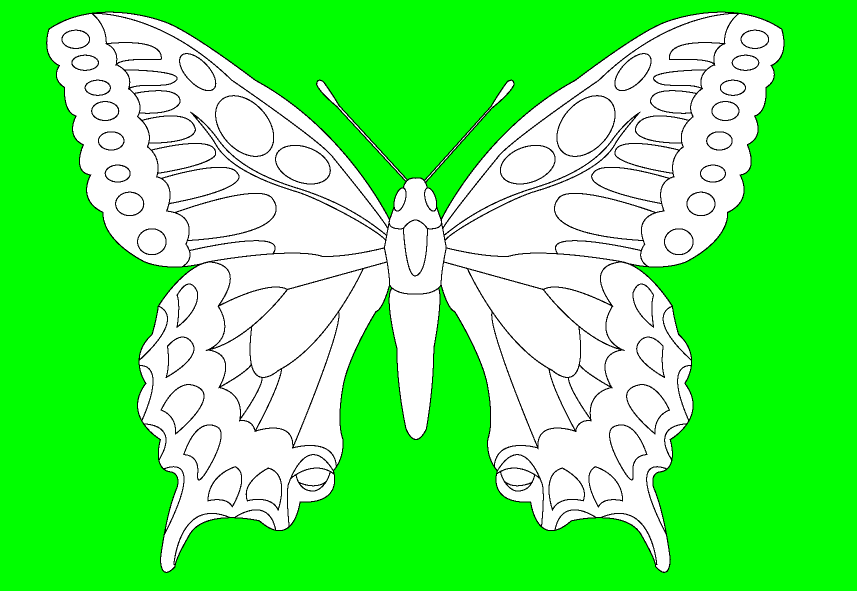
#> input picture butterfly-template.png, 1713 x 1181 px (shown at 1/2 size)
$ python delaunay.py
#> lines starting #> are read from the running program, lines starting #| are printed output that depends on the picture; after the words box and inside, x2 and y2 are one past the last pixel; in counts of white or black regions, pixels touching at a corner belong together
#! /usr/bin/env python3

"""This program will read the butterfly png and generate a list of triangles."""

import os
import json
import pickle
import matplotlib.pyplot as plt
import numpy as np
from scipy.spatial import Delaunay
from sklearn.cluster import KMeans
from PIL import Image

def filtered(simplices, points, bitmask):
	retval = []
	for idx1, idx2, idx3 in simplices:
		point1 = points[idx1]
		point2 = points[idx2]
		point3 = points[idx3]
		y, x = ((point1 + point2 + point3) / 3.0).astype(np.int32)
		if bitmask[y, x] != 2:
			retval.append([idx1, idx2, idx3])

	return np.array(retval)

def dump_colors(fname, simplices, colors, points, scaled):
	retval = []
	# Rotate the points 180 degrees.
	rot180 = np.array([
		[-1, 0],
		[0, -1]
	])
	scaled = np.matmul(scaled, rot180)

	for idx1, idx2, idx3 in simplices:
		point1 = points[idx1]
		point2 = points[idx2]
		point3 = points[idx3]
		y, x = ((point1 + point2 + point3) / 3.0).astype(np.int32)
		red, green, blue, alpha = colors[y, x]
		retval.append((
			[float(scaled[idx1, 0]), float(scaled[idx1, 1])],
			[float(scaled[idx2, 0]), float(scaled[idx2, 1])],
			[float(scaled[idx3, 0]), float(scaled[idx3, 1])],
			[int(red), int(green), int(blue), 128]
		))

	with open(fname, "wt") as jsfp:
		json.dump(retval, jsfp, indent=4, sort_keys=True)

def main():
	img = Image.open("butterfly-template.png")
#> img is the input picture: PIL image 1713x1181 RGB; mean R, G, B 106.9, 245.7, 106.9
	npimg = np.array(img)
	img.close()

	rawcolors = Image.open("butterfly-colored.png")
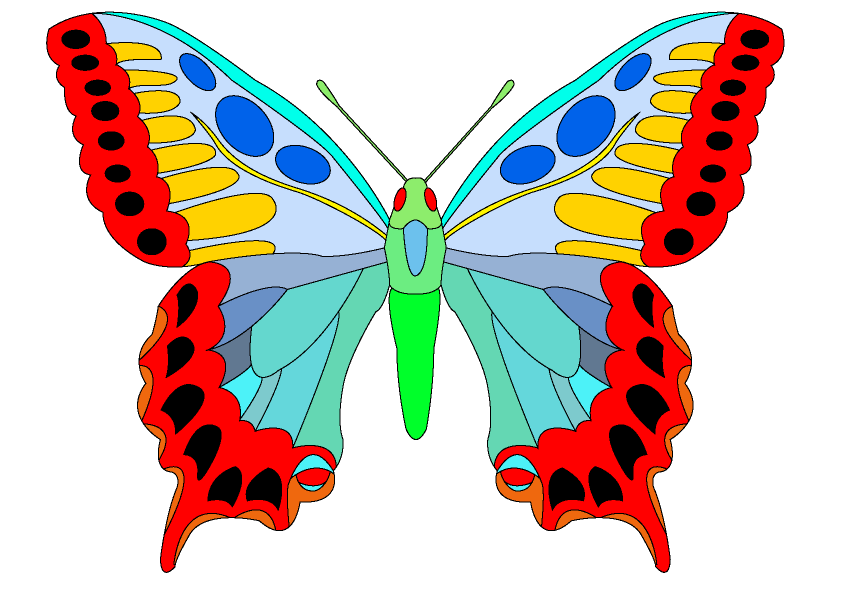
#> input picture butterfly-colored.png, 1713 x 1181 px (shown at 1/2 size)
#> rawcolors is the input picture: PIL image 1713x1181 RGBA; mean R, G, B, A 207.8, 193, 184.4, 255
	colors = np.array(rawcolors)
	rawcolors.close()

	black = np.array([[[0,0,0]]])
	green = np.array([[[0,255,0]]])
	white = np.array([[[255,255,255]]])
	blackdist = np.exp(-np.linalg.norm(npimg - black, axis=2, keepdims=True)*1024)
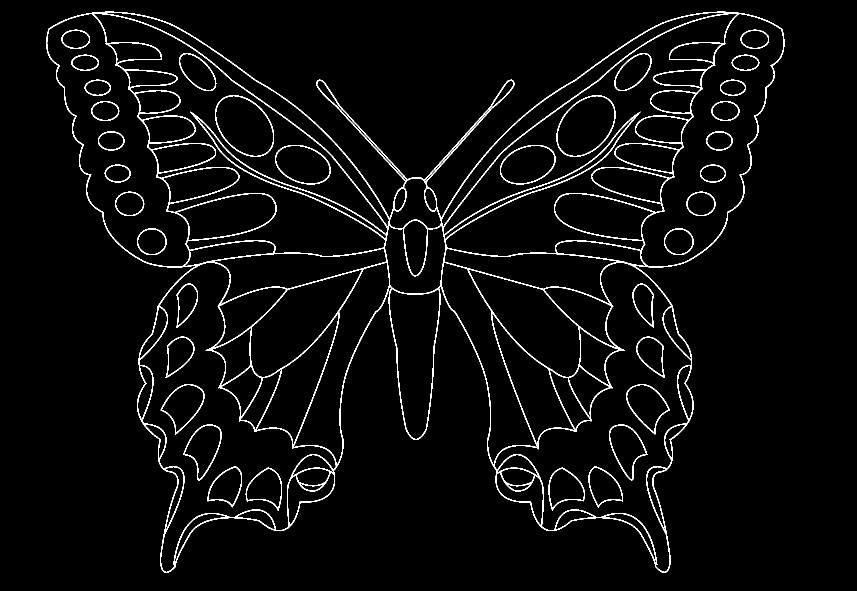
#> blackdist: shape (1181, 1713, 1) float64 (shown at 1/2 size); values 0 (black) and 1 (white), 3.6% white in thin lines or dots, all inside (x1, y1, x2, y2) = (92, 23, 1569, 1146)
	greendist = np.exp(-np.linalg.norm(npimg - green, axis=2, keepdims=True)*1024)
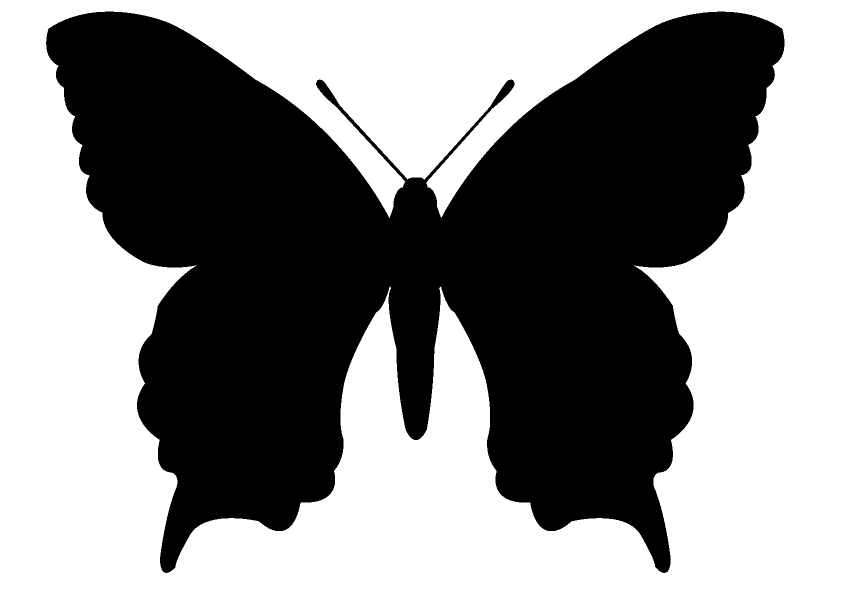
#> greendist: shape (1181, 1713, 1) float64 (shown at 1/2 size); values 0 (black) and 1 (white), 54.4% white; 1 black region, box (x1, y1, x2, y2) and area: (92, 23, 1569, 1146) 921975
	whitedist = np.exp(-np.linalg.norm(npimg - white, axis=2, keepdims=True)*1024)
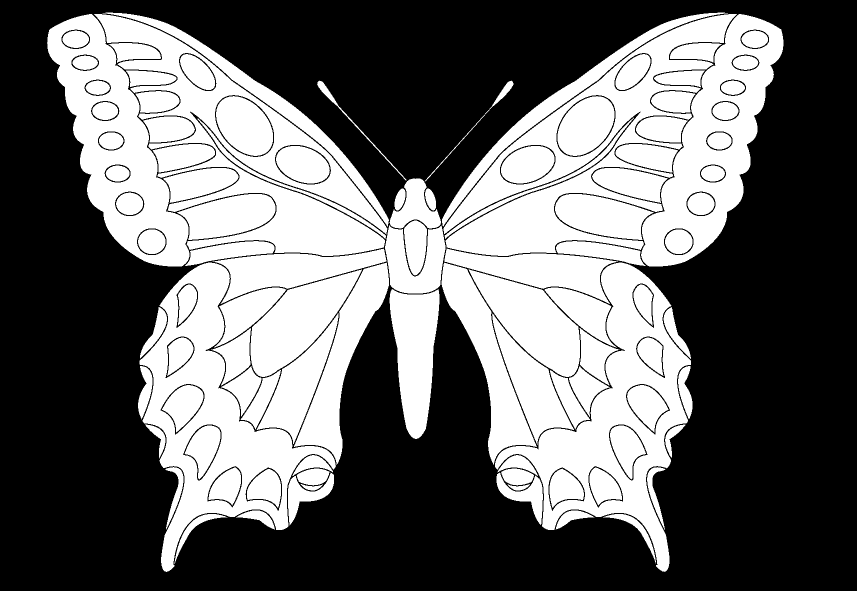
#> whitedist: shape (1181, 1713, 1) float64 (shown at 1/2 size); values 0 (black) and 1 (white), 41.9% white; 104 white regions, largest, box (x1, y1, x2, y2) and area: (188, 28, 775, 512) 67501, (887, 28, 1474, 512) 67493, (279, 525, 672, 1144) 66825
	combined = np.concatenate([blackdist, greendist, whitedist], axis=2)
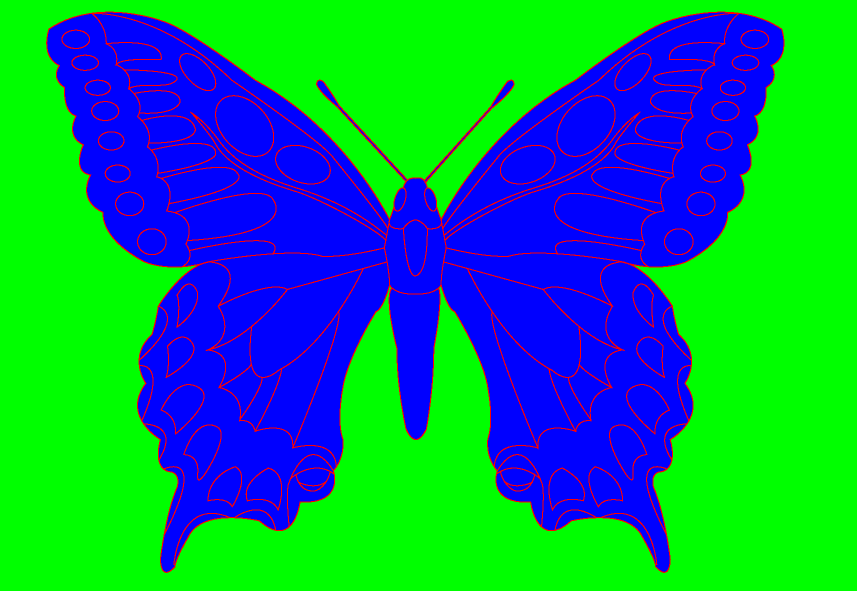
#> combined: shape (1181, 1713, 3) float64 (shown at 1/2 size); mean R, G, B 0.0363, 0.544, 0.419
	combined = combined / combined.sum(axis=2, keepdims=True)
	bitmask = (combined[:, :, 0] > 0.5) * 4 + (combined[:, :, 1] > 0.5) * 2 + (combined[:, :, 2] > 0.5) * 1
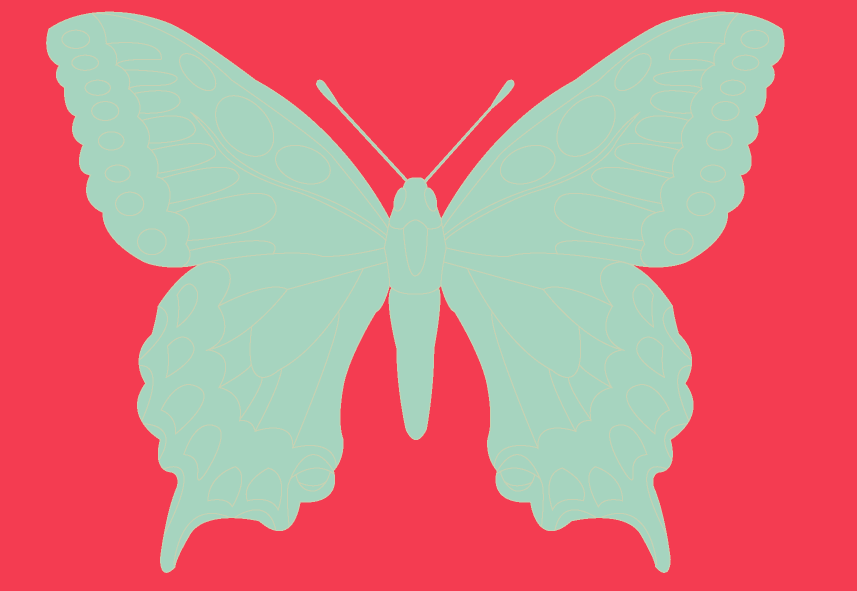
#> bitmask: shape (1181, 1713) int64 (shown at 1/2 size); 3 distinct labels, from 1 to 4; one colour per label, 0 black
	points = np.vstack((bitmask == 4).nonzero()).transpose()
#> points = 73513 pairs, first value 23 to 1145, second value 92 to 1568
	ksz = 4096
	kfn = "butterfly-template-%d.pickle" % (ksz)
	if os.path.exists(kfn):
		with open(kfn, "rb") as pfp:
			kmeans = pickle.load(pfp)
	else:
#> (the run stopped early here; a loop or call above may not have finished)
